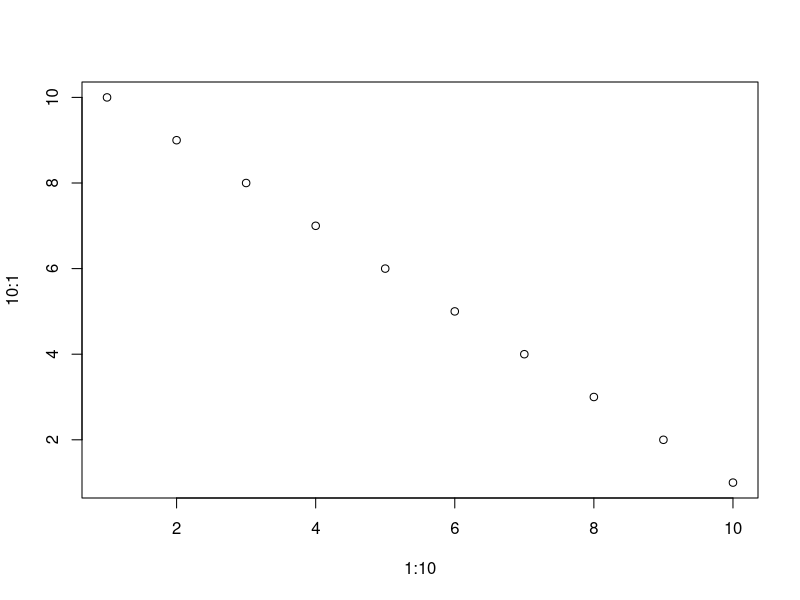

The R script that drew this image:
## ---- chunk 1
knitr::opts_chunk$set(echo = TRUE)
library(knitr)
library(dplyr)
## ---- chunk 2
df <- mtcars %>%
    mutate(make_model = row.names(mtcars)) %>%
    filter(cyl == 4) %>%    
    select(make_model, mpg, wt) %>%
    mutate(wt = wt*1000) %>%
    arrange(make_model)
kable(df)
## ---- chunk 3
plot(1:10,10:1)
## ---- chunk 4
myregtable<-car::Anova(lm(mpg~cyl*wt+am,data=mtcars),type=3)
kable(myregtable)
